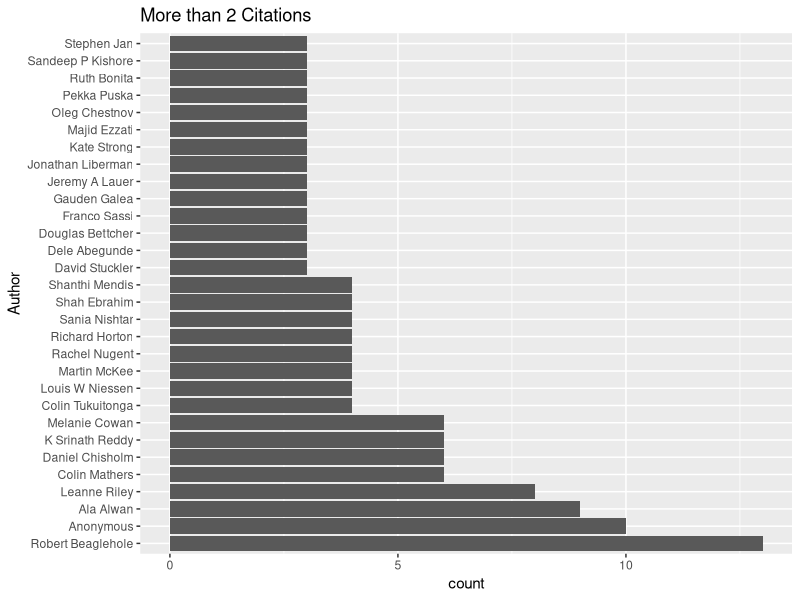
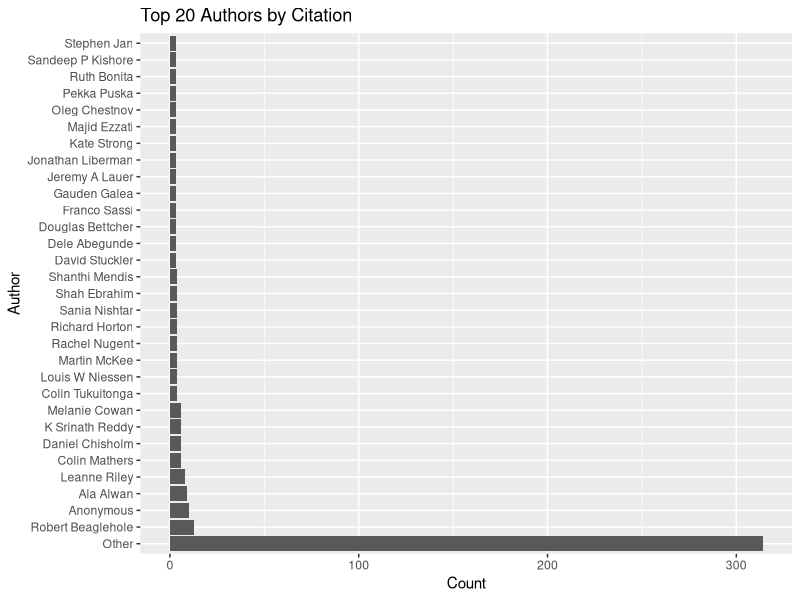
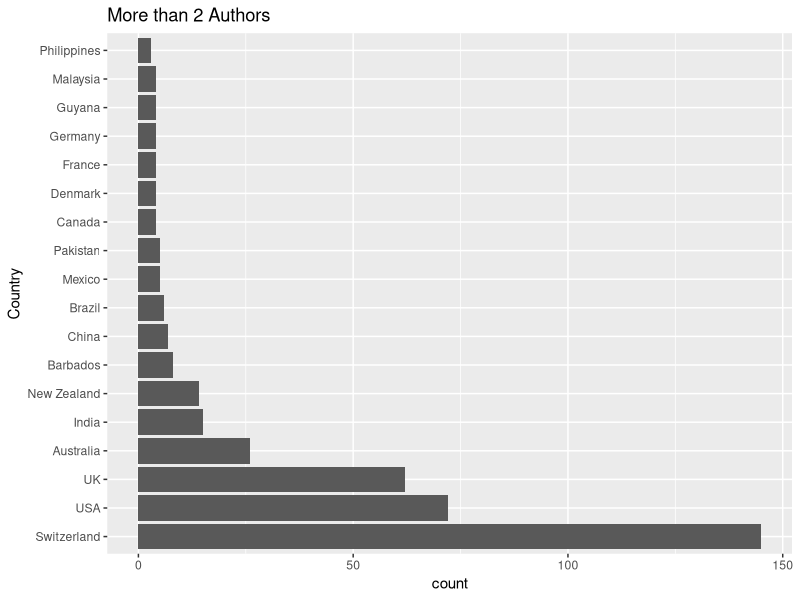
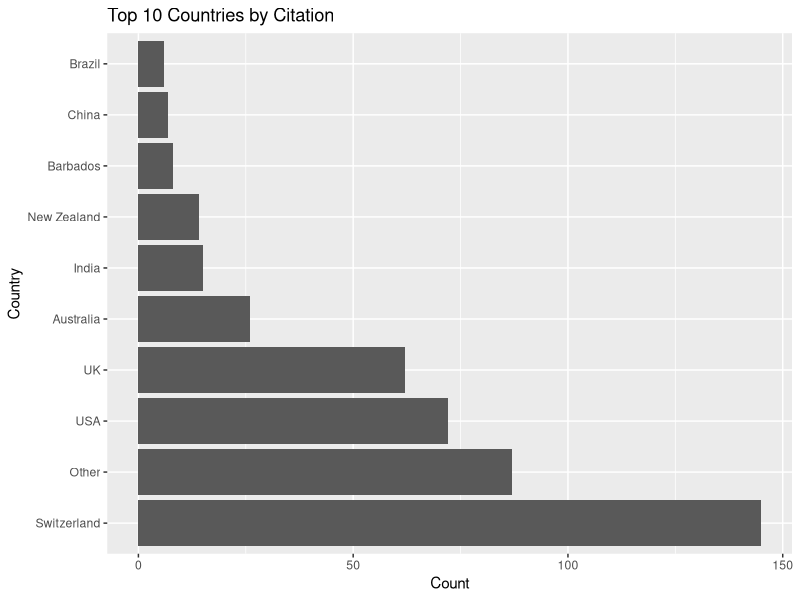
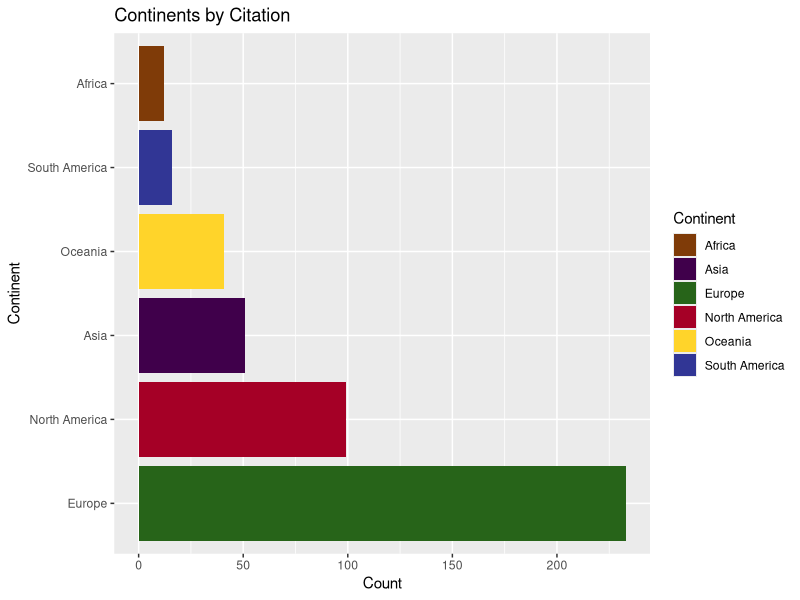
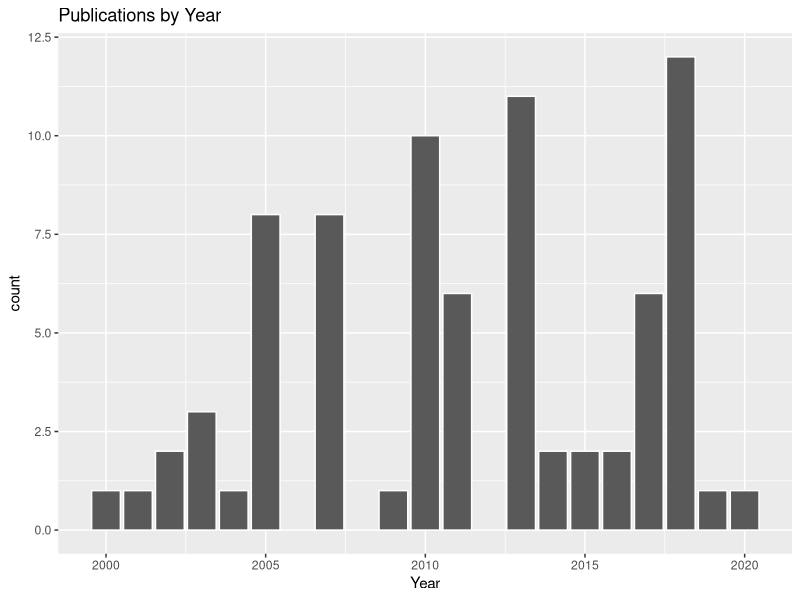
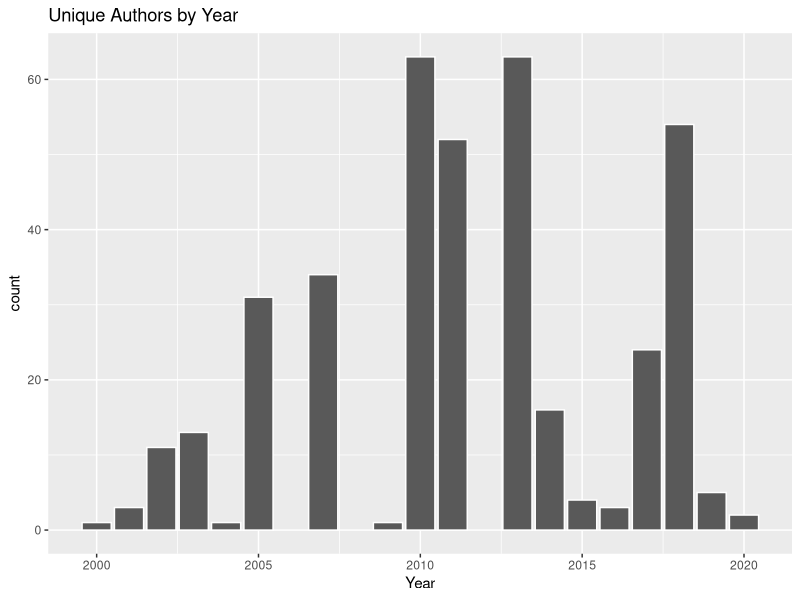
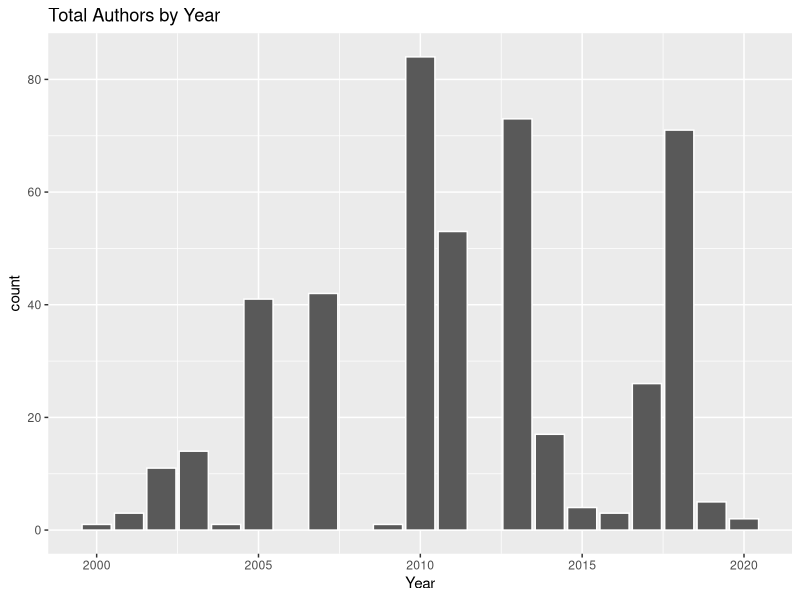

The R source for these figures, in order:
## ---- chunk 1
#set libraries
library(dplyr)
library(readr)
library(ggplot2)
library(forcats)

#load data
ncd <- read_csv("NCD_Data_2020-08-05.csv", col_types = cols(.default = col_character(), Year=col_integer(), PubID=col_integer()))

#load colours
ccolours <- read_csv("gapminder_CC.csv")
col5_vec <- I(ccolours$Colour5)
names(col5_vec) <- ccolours$Country

con6_vec <- I(ccolours$Cont6Colour)
names(con6_vec) <- I(ccolours$Continent6)

top10_vec <- I(ccolours$Top10)
names(top10_vec) <- ccolours$Country

## ---- chunk 2

freq_Author <- ncd %>% group_by(Author) %>%
   summarise(count = n()) %>%
   mutate(freq = count / sum(count)) %>%
   arrange(desc(freq))

freq_Author %>%
   filter(count>2) %>%
   ggplot(aes(x=reorder(Author, -count),y=count)) +
   geom_bar(stat="identity") +
   xlab("Author")+
   ggtitle("More than 2 Citations") +
   coord_flip()


ncd %>%
   mutate(Author = fct_lump(Author, n = 20)) %>%
   count(Author) %>%
   top_n(20) %>%
   ggplot(aes(x=reorder(Author,-n), y=n)) +
   geom_bar(stat="identity") +
   xlab("Author")+
   ylab("Count")+
   ggtitle("Top 20 Authors by Citation")+
   coord_flip()

## ---- chunk 3

freq_Country <- ncd %>% group_by(Country) %>%
   summarise(count = n()) %>%
   mutate(freq = count / sum(count)) %>%
   arrange(desc(freq))

freq_Country %>%
   filter(count>2) %>%
   ggplot(aes(x=reorder(Country, -count),y=count)) +
   geom_bar(stat="identity") +
   xlab("Country")+
   ggtitle("More than 2 Authors")+
   coord_flip()

topn <- 10

ncd %>%
   mutate(Country = fct_lump(Country, n = topn)) %>%
   count(Country) %>%
   top_n(topn) %>%
   ggplot(aes(x=reorder(Country, -n),y=n)) +
   geom_bar(stat="identity") +
   xlab("Country")+
   ylab("Count")+
   ggtitle(paste0("Top ",topn," Countries by Citation")) +
   coord_flip()

## ---- chunk 4

# freq_Cont <- ncd %>% group_by(Continent) %>%
#    summarise(count = n()) %>%
#    mutate(freq = count / sum(count)) %>%
#    arrange(desc(freq))
# 
# freq_Cont %>%
#    filter(count>2) %>%
#    ggplot(aes(x=reorder(Continent, -count),y=count, fill=Continent)) +
#    geom_bar(stat="identity") +
#    xlab("Continent")+
#    ggtitle("More than 2 Authors")+
#    coord_flip() +
#    scale_fill_manual(values=con6_vec)

ncd %>%
   count(Continent) %>%
   ggplot(aes(x=reorder(Continent, -n),y=n, fill=Continent)) +
   geom_bar(stat="identity") +
   xlab("Continent")+
   ylab("Count")+
   ggtitle("Continents by Citation") +
   coord_flip() +
   scale_fill_manual(values=con6_vec)

## ---- chunk 5

#Publication by year
ncd %>% 
   group_by(Year, `Publication ID`) %>%
   summarise(count = n()) %>%
   ggplot(aes(x=Year)) +
   geom_bar(stat="count", colour="white") +
   ggtitle("Publications by Year") 

#unique author year
ncd %>% 
   group_by(Year, Author) %>%
   summarise(count = n()) %>%
   ggplot(aes(x=Year)) +
   geom_bar(stat="count", colour="white") +
   ggtitle("Unique Authors by Year") 

#all authors by year
ncd %>% 
   ggplot(aes(x=Year)) +
   geom_bar(stat="count", colour="white") +
   ggtitle("Total Authors by Year") 


ncd %>% 
   group_by(Year, Institution) %>%
   summarise(count = n()) %>%
   ggplot(aes(x=Year)) +
   geom_bar(stat="count", colour="white") +
   ggtitle("Unique Institutions by Year") 


ncd %>% 
   group_by(Year, Country) %>%
   summarise(count = n()) %>%
   ggplot(aes(x=Year)) +
   geom_bar(stat="count", colour="white") +
   ggtitle("Unique Countries by Year") 

## ---- chunk 6

topn <- 8

top_authors <- ncd %>%
   mutate(Author = fct_lump(fct_explicit_na(Author), n =topn))%>%
   count(Author) %>%
   top_n(topn) 


prop_topA_byAY <- ncd %>%
   filter(Author %in% top_authors$Author) %>%
   group_by(Author, Year) %>%
   summarise(count = n()) %>%
   mutate(prop = count / sum(count)) %>%
   group_by(Year) %>%
   mutate(yrprop = count / sum(count)) %>%
   mutate(yrcount = sum(count)) %>%
   arrange(Year)

   
ggplot(prop_topA_byAY, aes(x=Year, y=count, fill=Author)) + 
   geom_bar(stat="identity", colour="white") +
   ggtitle(paste0("Top ",topn," Authors by Year: Count"))  

ggplot(prop_topA_byAY, aes(x=Year, y=yrprop, fill=Author)) + 
   geom_bar(stat="identity", colour="white")  +
   ylab("Proportion") +
   ggtitle(paste0("Top ",topn," Authors by Year: Proportion of Count")) +
   geom_text(aes(label=yrcount,x=Year,y=1.01), vjust=-0.3)
## ---- chunk 7
# library(gapminder)
# ccountries <- gapminder::country_colors
# ccountries <- as.data.frame(ccountries)
# ccontinents <- gapminder::continent_colors
# ccontinents <- as.data.frame(ccontinents)
# 
# write.csv(ccountries, "gapminder_countries.csv", row.names=T)
# write.csv(ccontinents, "gapminder_ccontinents.csv", row.names=T)
# 
# ccolours <- read_csv("gapminder_CC.csv")
# 
# ncd_c <- left_join(ncd, ccolours, by ="Country")
# 
# col5_vec <- I(ccolours$Colour5)
# names(col5_vec) <- ccolours$Country

## ---- chunk 8

topn <- 20

#fct_lump to get topn (and lump all others) 
top_countries <- ncd %>%
   mutate(Country = fct_lump(fct_explicit_na(Country), n = topn))%>%
   count(Country) %>%
   top_n(topn) 

#need this to match up 'other' created by fct_lump above
top_ncd <- ncd %>%
   mutate(Country = fct_lump(fct_explicit_na(Country), n = topn))

prop_topC_byCY <- top_ncd %>%
   filter(Country %in% top_countries$Country) %>%
   group_by(Country, Year) %>%
   summarise(count = n()) %>%
   mutate(prop = count / sum(count)) %>%
   group_by(Year) %>%
   mutate(yrprop = count / sum(count)) %>%
   mutate(yrcount = sum(count)) %>%
   arrange(Year)

prop_topC_byCY <- left_join(prop_topC_byCY, ccolours, by ="Country")
   
ggplot(prop_topC_byCY, aes(x=Year, y=count, fill=Country)) + 
   geom_bar(stat="identity", colour="white") +
   ggtitle(paste0("Top ",topn," Countries by Year: Count")) +
   scale_fill_manual(values=col5_vec)


ggplot(prop_topC_byCY, aes(x=Year, y=yrprop, fill=Country)) + 
   geom_bar(stat="identity", colour="white")  +
   ylab("Proportion")  +
   ggtitle(paste0("Top ",topn," Countries by Year: Proportion of Count")) +
   geom_text(aes(label=yrcount,x=Year,y=1.01), vjust=-0.3) +
   scale_fill_manual(values=col5_vec)
## ---- chunk 9

topn <- 10

#fct_lump to get topn (and lump all others) 
top_countries <- ncd %>%
   mutate(Country = fct_lump(fct_explicit_na(Country), n = topn))%>%
   count(Country) %>%
   top_n(topn, Country) 

#need this to match up 'other' created by fct_lump above
top_ncd <- ncd %>%
   mutate(Country = fct_lump(fct_explicit_na(Country), n = topn))

#calc proportions
prop_topC_byCY <- top_ncd %>%
   filter(Country %in% top_countries$Country) %>%
   group_by(Country, Year) %>%
   summarise(count = n()) %>%
   mutate(prop = count / sum(count)) %>%
   group_by(Year) %>%
   mutate(yrprop = count / sum(count)) %>%
   mutate(yrcount = sum(count)) %>%
   arrange(Year)

   
ggplot(prop_topC_byCY, aes(x=Year, y=count, fill=Country)) + 
   geom_bar(stat="identity", colour="white")  +
   ggtitle(paste0("Top ",topn," Countries by Year: Count"))  +
   scale_fill_manual(values=top10_vec)

ggplot(prop_topC_byCY, aes(x=Year, y=yrprop, fill=Country)) + 
   geom_bar(stat="identity", colour="white")  +
   ylab("Proportion")  +
   ggtitle(paste0("Top ",topn," Countries by Year: Proportion of Count")) +
   geom_text(aes(label=yrcount,x=Year,y=1.01), vjust=-0.3) +
   scale_fill_manual(values=top10_vec)


## ---- chunk 10

freq_CY <- ncd %>% group_by(Continent, Year) %>%
   summarise(count = n()) %>%
   mutate(prop = count / sum(count)) %>%
   group_by(Year) %>%
   mutate(yrprop = count / sum(count)) %>%
   mutate(yrcount = sum(count)) %>%
   arrange(Year)

ggplot(freq_CY, aes(x=Year, y=count, fill=Continent)) + 
   geom_bar(stat="identity", colour="white") +
   ggtitle("Author Continent by Year: Count") +
   scale_fill_manual(values=con6_vec)

ggplot(freq_CY, aes(x=Year, y=yrprop, fill=Continent)) + 
   geom_bar(stat="identity", colour="white") +
   ylab("Proportion")+
   ggtitle("Author Continent by Year: Proportion of Count") +
   geom_text(aes(label=yrcount,x=Year,y=1.01), vjust=-0.3)  +
   scale_fill_manual(values=con6_vec)

## ---- chunk 11

freq_ITY <- ncd %>% group_by(`Institution Type`, Year) %>%
   summarise(count = n()) %>%
   mutate(prop = count / sum(count)) %>%
   group_by(Year) %>%
   mutate(yrprop = count / sum(count)) %>%
   mutate(yrcount = sum(count)) %>%
   arrange(Year)

ggplot(freq_ITY, aes(x=Year, y=count, fill=`Institution Type`)) + 
   geom_bar(stat="identity", colour="white") +
   ggtitle("Author Institution Type by Year: Count")  

ggplot(freq_ITY, aes(x=Year, y=yrprop, fill=`Institution Type`)) + 
   geom_bar(stat="identity", colour="white")  +
   ylab("Proportion")  +
   ggtitle("Author Inst. Type by Year: Proportion of Count") +
   geom_text(aes(label=yrcount,x=Year,y=1.01), vjust=-0.3)


